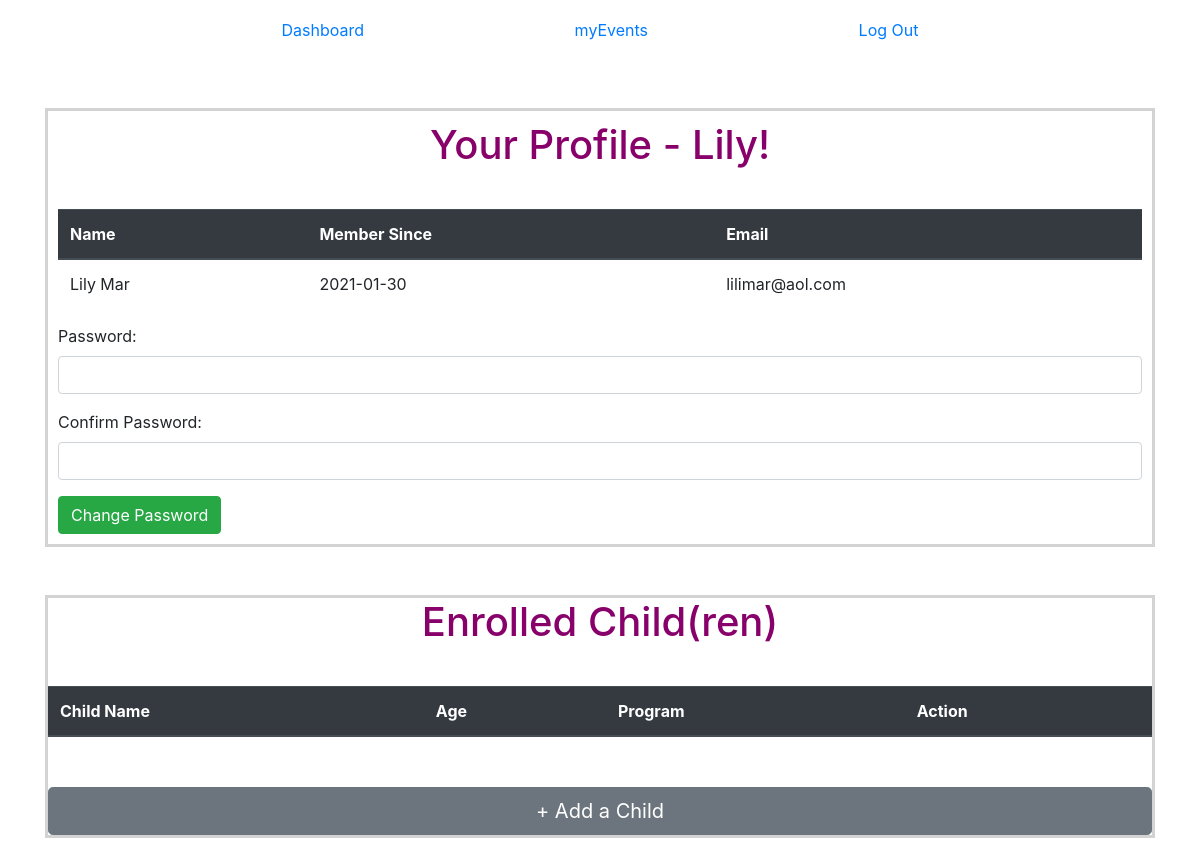
The app's page /ABC/myProfile (signed in), older data.
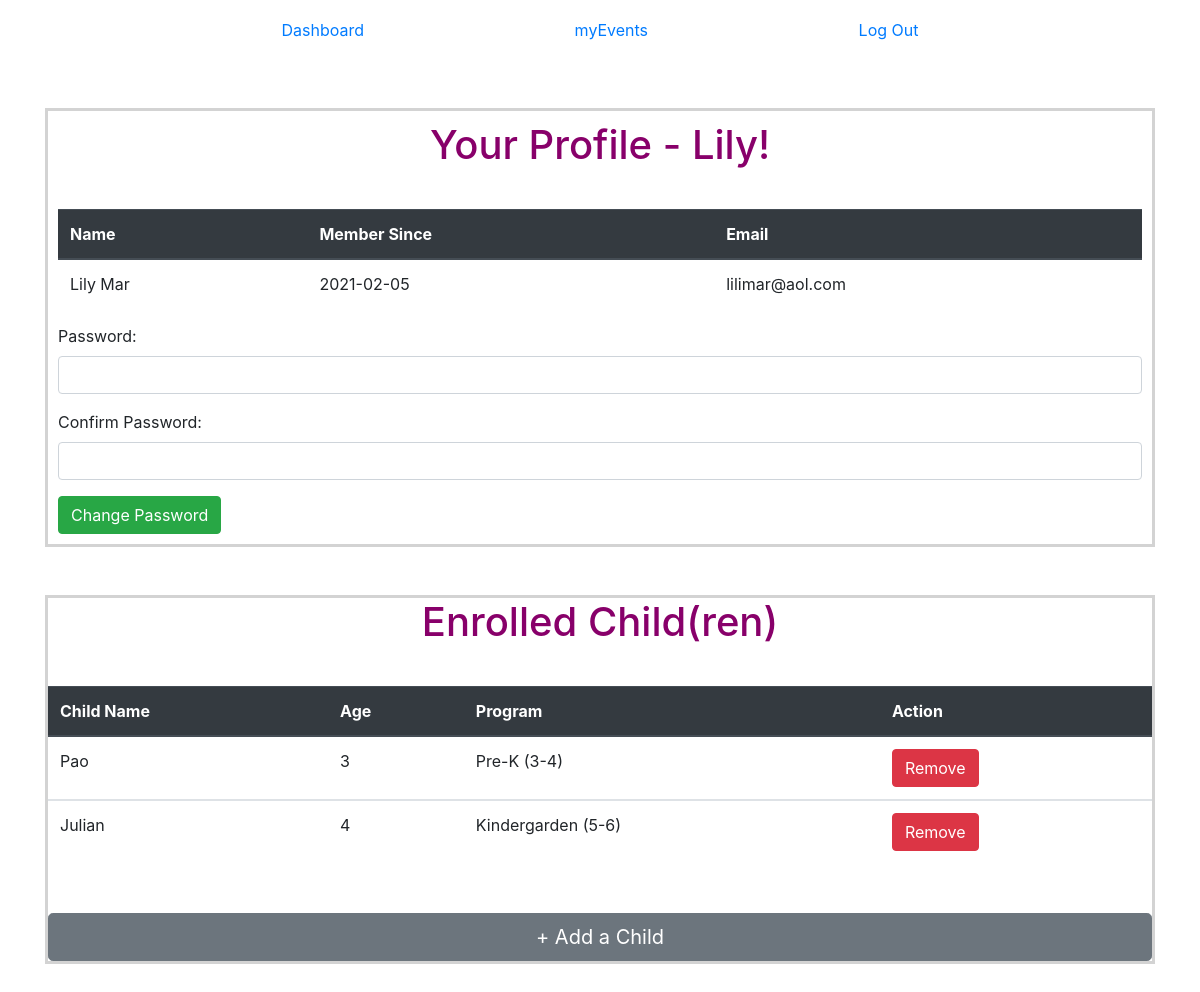
The same page, newer data.
### group_app/models.py (models this page shows, shortened)
class User(models.Model):
    first_name = models.CharField(max_length=60)
    last_name = models.CharField(max_length=60)
    email = models.EmailField(unique=True)
    password = models.CharField(max_length=100)
    created_at = models.DateTimeField(auto_now_add=True)
    updated_at = models.DateTimeField(auto_now=True)
    objects = UserManager()
    @ property
    def full_name(self):
        return f"{self.first_name} {self.last_name}"
    def get_date(self):
        return self.created_at.date()

class Child(models.Model):
    first_name = models.CharField(max_length=50)
    last_name = models.CharField(max_length=50)
    birth_date = models.DateTimeField()
    gender = models.CharField(max_length=10)
    age = models.IntegerField()
    program = models.CharField(max_length=20)
    created_at = models.DateTimeField(auto_now_add=True)
    updated_at = models.DateTimeField(auto_now=True)
    parent_child = models.ForeignKey(
        User, related_name="enrolled_parent", on_delete=models.CASCADE)
    objects = ChildManager()

### group_app/views.py (the view)
# urls.py: path('myProfile', views.myProfile),
def myProfile(request):
    if 'user_id' not in request.session:
        return redirect('/ABC')
    user = User.objects.get(id=request.session['user_id'])
    children = user.enrolled_parent.all()
    context = {
        'user': user,
        'children': children,
    }
    return render(request, 'myProfile.html', context)

### group_app/templates/myProfile.html (shortened to what this page needs)
<!DOCTYPE html>
<html lang="en">
<head>
    <link href="https://stackpath.bootstrapcdn.com/bootstrap/4.5.0/css/bootstrap.min.css" rel="stylesheet"
>
    {% load static %}
    <link rel="stylesheet" href="{% static 'css/style.css' %}">
</head>
<body>
    <div class="container">
        <nav class="navbar">
            <a href="/ABC/dashboard">Dashboard</a>
            <a href="/ABC/myEvents">myEvents</a>
            <a class="float-right" href="/ABC/logout">Log Out</a>
        </nav>
        <br>
        <br>
        <section>
            <div id="my_profile">
                <h1>Your Profile - {{ user.first_name }}!</h1>
                <table class="table">
                    <thead class="thead-dark">
                        <tr>
                            <th scope="col">Name</th>
                            <th scope="col">Member Since</th>
                            <th scope="col">Email</th>
                        </tr>
                    </thead>
                    <tbody>
                        <tr>
                            <td>{{ user.full_name}}</td>
                            <td>{{ user.get_date|date:"Y-m-d" }}</td>
                            <td>{{ user.email}}</td>
                        </tr>
                    </tbody>
                </table>
                <form action="{% url 'update_myProfile' %}" method="POST">
                    <div class="form-group">
                        <label for="password">Password:</label>
                        <input type="password" name="password" class="form-control">
                    </div>
                    <div class="form-group">
                        <label for="confirm_pw">Confirm Password:</label>
                        <input type="password" name="confirm_pw" class="form-control">
                    </div>
                    <button type="submit" class="btn btn-success" id=btn_password>Change
                        Password</button>
                </form>
            </div>
        </section>
        <br><br>
        <section>
            <div id="enrolled_children">
                <h1>Enrolled Child(ren)</h1>
                <table class="table">
                    <thead class="thead-dark">
                        <tr>
                            <th scope="col">Child Name</th>
                            <th scope="col">Age</th>
                            <th scope="col">Program</th>
                            <th scope="col">Action</th>
                        </tr>
                    </thead>
                    {% for child in children %}
                    <tbody>
                        <tr>
                            <td>{{ child.first_name }}</td>
                            <td>{{ child.age }}</td>
                            <td>{{ child.program }}</td>
                            <td>
                                <form action="{% url 'remove_child_myProfile' %}" method="POST">
                                    <button class="btn btn-danger" type="submit">Remove</button>
                                </form>
                            </td>
                        </tr>
                    </tbody>
                    {% endfor %}
                </table>
                <a href="childForm" class="btn btn-secondary btn-lg btn-block">+ Add a Child </a>
            </div>
        </section>
        <br>
        <br>
    </div>
</body>
</html>

Row changes from the older to the newer data that the page shows:
changed User "Lily": get_date "2021-01-30" → "2021-02-05"
added Child: first_name "Pao", age "3", program "Pre-K (3-4)"
added Child: first_name "Julian", age "4", program "Kindergarden (5-6)"
